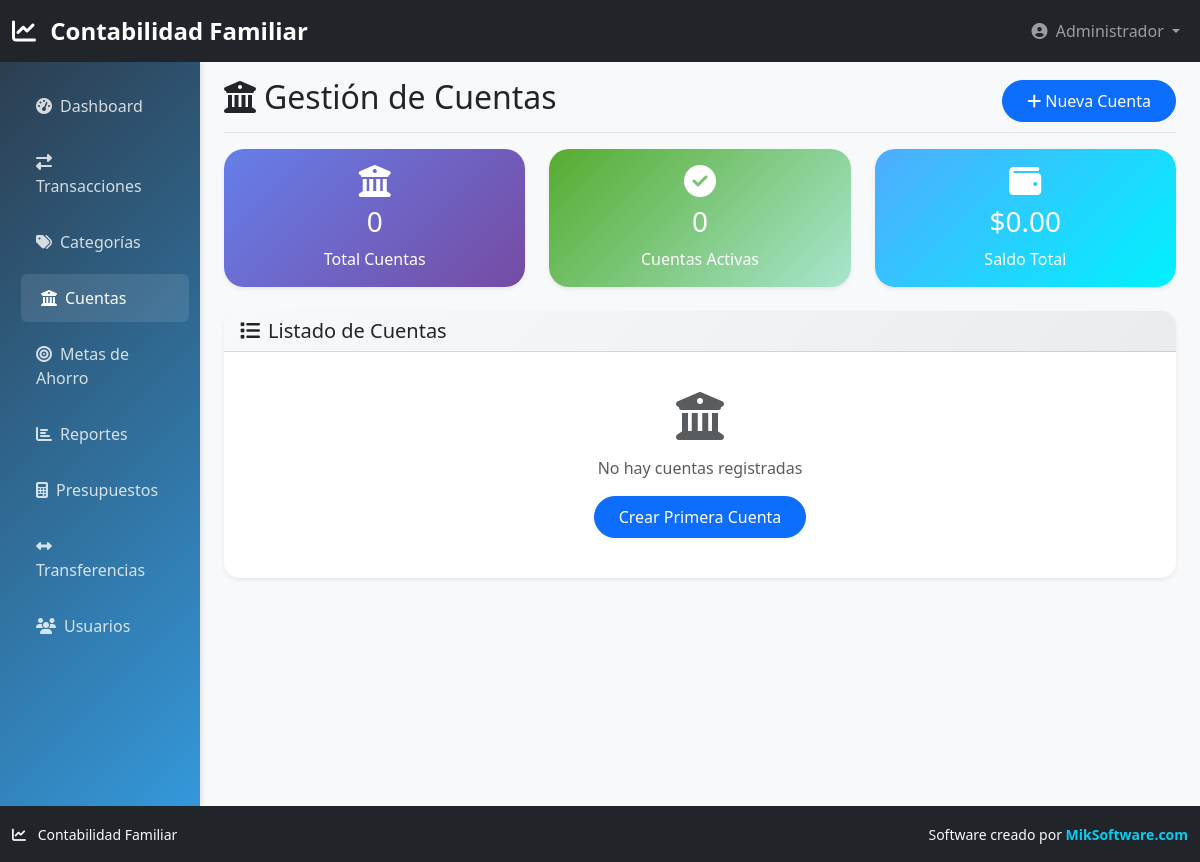
/cuentas.php (signed in), run on an earlier commit of the app's database.
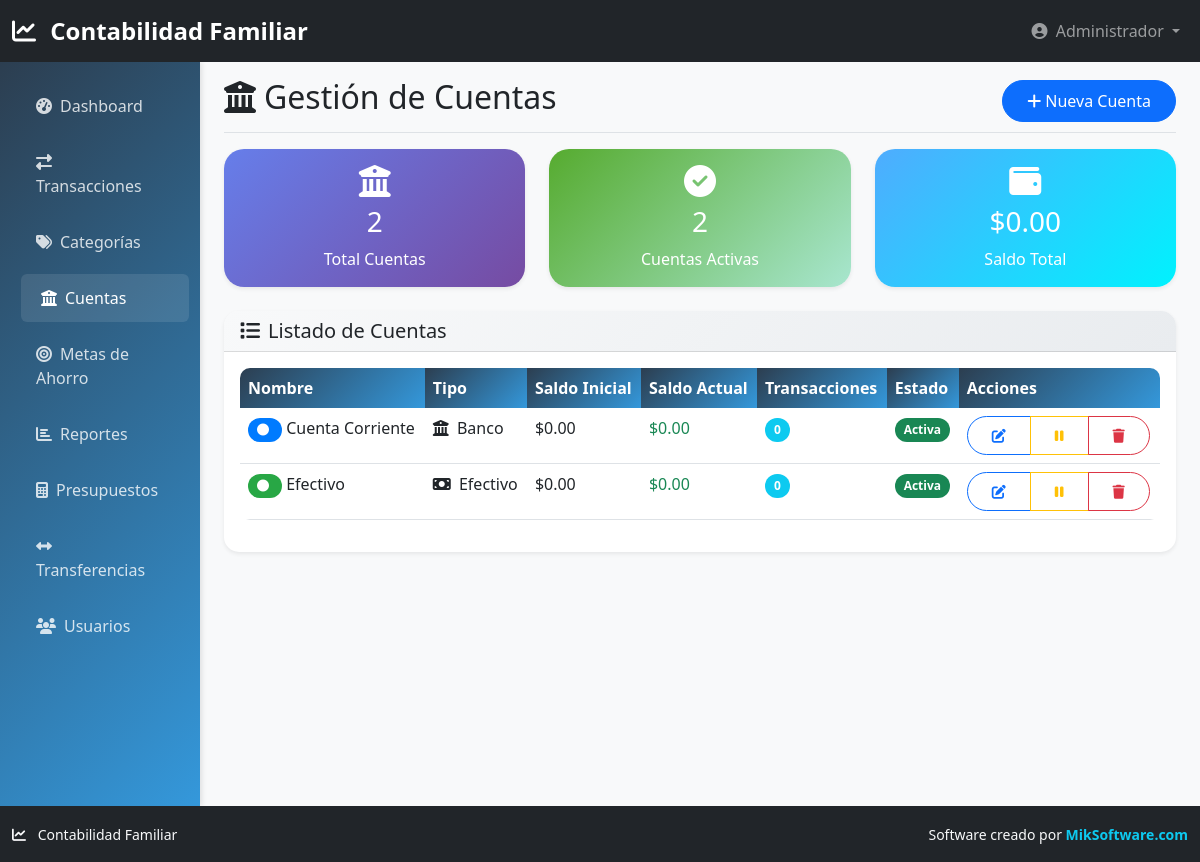
And on a later commit of the database.
### tables this page shows
CREATE TABLE cuentas (
    id INT AUTO_INCREMENT PRIMARY KEY,
    nombre VARCHAR(100) NOT NULL,
    tipo ENUM('efectivo', 'banco', 'tarjeta', 'ahorro') NOT NULL,
    banco VARCHAR(100),
    numero_cuenta VARCHAR(50),
    usuario_id INT,
    saldo_inicial DECIMAL(12,2) DEFAULT 0.00,
    saldo_actual DECIMAL(12,2) DEFAULT 0.00,
    color VARCHAR(7) DEFAULT '#28a745',
    activa BOOLEAN DEFAULT TRUE,
    created_at TIMESTAMP DEFAULT CURRENT_TIMESTAMP,
    FOREIGN KEY (usuario_id) REFERENCES usuarios(id) ON DELETE SET NULL
);

### config/database.php (called while the page is built, shortened)
<?php
class Database {
    private $connection;
    public function __construct() {
        try {
            $dsn = "mysql:host=" . DB_HOST . ";dbname=" . DB_NAME . ";charset=" . DB_CHARSET;
            $this->connection = new PDO($dsn, DB_USER, DB_PASS, [
                PDO::ATTR_ERRMODE => PDO::ERRMODE_EXCEPTION,
                PDO::ATTR_DEFAULT_FETCH_MODE => PDO::FETCH_ASSOC,
                PDO::ATTR_EMULATE_PREPARES => false,
            ]);
            $this->connection->exec("SET NAMES 'utf8mb4' COLLATE 'utf8mb4_unicode_ci'");
            $this->connection->exec("SET collation_connection = 'utf8mb4_unicode_ci'");
        } catch (PDOException $e) {
            die("Error de conexión: " . $e->getMessage());
        }
    }
    public function query($sql, $params = []) {
        $stmt = $this->connection->prepare($sql);
        $stmt->execute($params);
        return $stmt;
    }
    public function fetchAll($sql, $params = []) {
        $stmt = $this->query($sql, $params);
        return $stmt->fetchAll();
    }
}
$db = new Database();
?>

### cuentas.php (the view, shortened to what the changed rows need)
<?php
require_once 'config/database.php';
$cuentas = $db->fetchAll(
    "SELECT c.*,
     (SELECT COUNT(*) FROM transacciones WHERE cuenta_id = c.id) as total_transacciones
     FROM cuentas c
     WHERE c.usuario_id = ?
     ORDER BY c.activa DESC, c.nombre",
    [$_SESSION['user_id']]
);
include 'includes/header.php';
?>
<div class="container-fluid">
    <div class="row">
        <main class="col-md-9 ms-sm-auto col-lg-10 px-md-4">
            <div class="d-flex justify-content-between flex-wrap flex-md-nowrap align-items-center pt-3 pb-2 mb-3 border-bottom">
                <h1 class="h2">
                    <i class="fas fa-university me-2"></i>Gestión de Cuentas
                </h1>
            </div>
            <div class="row mb-4">
                <?php
                $totalCuentas = count($cuentas);
                $cuentasActivas = count(array_filter($cuentas, fn($c) => $c['activa']));
                ?>
                <div class="col-md-4">
                    <div class="card stats-card">
                        <div class="card-body text-center">
                            <i class="fas fa-university fa-2x mb-2"></i>
                            <h3><?php echo $totalCuentas; ?></h3>
                            <p class="mb-0">Total Cuentas</p>
                        </div>
                    </div>
                </div>
                <div class="col-md-4">
                    <div class="card stats-card income">
                        <div class="card-body text-center">
                            <i class="fas fa-check-circle fa-2x mb-2"></i>
                            <h3><?php echo $cuentasActivas; ?></h3>
                            <p class="mb-0">Cuentas Activas</p>
                        </div>
                    </div>
                </div>
            </div>
            <div class="card">
                <div class="card-body">
                    <?php if (!empty($cuentas)): ?>
                        <div class="table-responsive">
                            <table class="table table-hover">
                                <thead>
                                    <tr>
                                        <th>Nombre</th>
                                        <th>Tipo</th>
                                        <th>Saldo Inicial</th>
                                        <th>Saldo Actual</th>
                                        <th>Transacciones</th>
                                        <th>Estado</th>
                                        <th>Acciones</th>
                                    </tr>
                                </thead>
                                <tbody>
                                    <?php foreach ($cuentas as $cuenta): ?>
                                        <tr class="<?php echo !$cuenta['activa'] ? 'table-secondary' : ''; ?>">
                                            <td>
                                                <span class="badge" style="background-color: <?php echo $cuenta['color']; ?>; color: white;">
                                                    <i class="fas fa-circle me-1"></i>
                                                </span>
                                                <?php echo htmlspecialchars($cuenta['nombre']); ?>
                                            </td>
                                            <td>
                                                <?php
                                                $iconos = [
                                                    'efectivo' => 'fas fa-money-bill',
                                                    'banco' => 'fas fa-university',
                                                    'tarjeta' => 'fas fa-credit-card',
                                                    'ahorro' => 'fas fa-piggy-bank'
                                                ];
                                                ?>
                                                <i class="<?php echo $iconos[$cuenta['tipo']] ?? 'fas fa-wallet'; ?> me-1"></i>
                                                <?php echo ucfirst($cuenta['tipo']); ?>
                                            </td>
                                            <td>$<?php echo number_format($cuenta['saldo_inicial'], 2); ?></td>
                                            <td class="<?php echo $cuenta['saldo_actual'] >= 0 ? 'text-success' : 'text-danger'; ?>">
                                                $<?php echo number_format($cuenta['saldo_actual'], 2); ?>
                                            </td>
                                            <td>
                                                <span class="badge bg-info"><?php echo $cuenta['total_transacciones']; ?></span>
                                            </td>
                                            <td>
                                                <?php if ($cuenta['activa']): ?>
                                                    <span class="badge bg-success">Activa</span>
                                                <?php else: ?>
                                                    <span class="badge bg-secondary">Inactiva</span>
                                                <?php endif; ?>
                                            </td>
                                            <td>
                                                <div class="btn-group" role="group">
                                                    <button type="button" class="btn btn-sm btn-outline-primary"
                                                            onclick="editarCuenta(<?php echo htmlspecialchars(json_encode($cuenta)); ?>)">
                                                        <i class="fas fa-edit"></i>
                                                    </button>
                                                    <button type="button" class="btn btn-sm btn-outline-<?php echo $cuenta['activa'] ? 'warning' : 'success'; ?>"
                                                            onclick="toggleActivo(<?php echo $cuenta['id']; ?>)">
                                                        <i class="fas fa-<?php echo $cuenta['activa'] ? 'pause' : 'play'; ?>"></i>
                                                    </button>
                                                    <?php if ($cuenta['total_transacciones'] == 0): ?>
                                                        <button type="button" class="btn btn-sm btn-outline-danger"
                                                                onclick="eliminarCuenta(<?php echo $cuenta['id']; ?>)">
                                                            <i class="fas fa-trash"></i>
                                                        </button>
                                                    <?php endif; ?>
                                                </div>
                                            </td>
                                        </tr>
                                    <?php endforeach; ?>
                                </tbody>
                            </table>
                        </div>
                    <?php else: ?>
                        <div class="text-center py-4">
                            <i class="fas fa-university fa-3x text-muted mb-3"></i>
                            <p class="text-muted">No hay cuentas registradas</p>
                            <button class="btn btn-primary" data-bs-toggle="modal" data-bs-target="#nuevaCuentaModal">
                                Crear Primera Cuenta
                            </button>
                        </div>
                    <?php endif; ?>
                </div>
            </div>
        </main>
    </div>
</div>
<?php include 'includes/footer.php'; ?>

What changed in the data, as far as the page shows it:
now on this page (row edited): cuentas: nombre "Cuenta Corriente", tipo "Banco", saldo_inicial "0.00", saldo_actual "0.00", total_transacciones "0", activa "Activa"
now on this page (row edited): cuentas: nombre "Efectivo", tipo "Efectivo", saldo_inicial "0.00", saldo_actual "0.00", total_transacciones "0", activa "Activa"
Also different on the page:
$totalCuentas: "0" → "2"
$cuentasActivas: "0" → "2"
text no longer shown: "No hay cuentas registradas Crear Primera Cuenta"
text now shown: "Nombre Tipo Saldo Inicial Saldo Actual Transacciones Estado Acciones"
